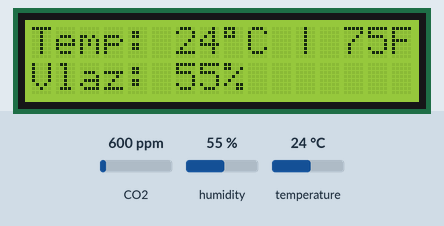
A sketch run on a simulated Arduino Uno, built with avr-gcc and run on an emulated ATmega328P. Shown: 16×2 character LCD. The inputs (shaded band) are chosen by the test bench; at power-on: humidity 55 %, temperature 24 °C, CO2 600 ppm. What the sketch prints to the serial monitor is not drawn.

Above: at 1.7 s.
1.8 s: humidity set to 22 %
At 7.5 s:
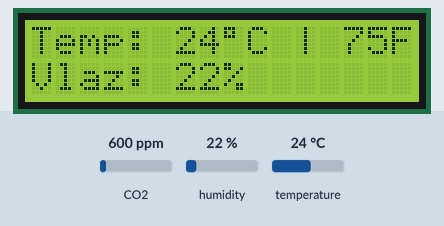
12.7 s: temperature set to 12 °C
At 17.1 s:
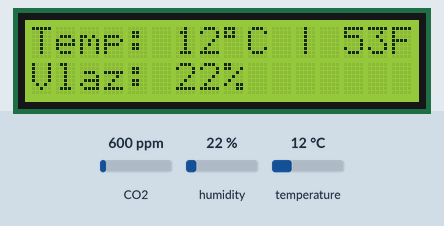
19.8 s: humidity set to 40 %
At 21.9 s:
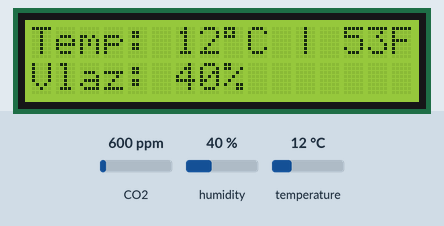
25.8 s: temperature set to 19 °C
At 32.8 s:
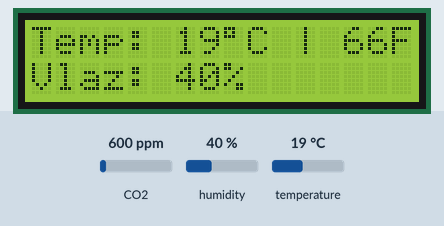
Timing chart, 0 to 34.3 s (numbered marks = the images above; inputs shaded):
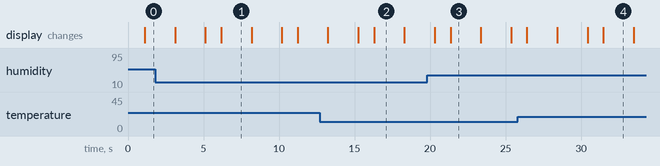

The sketch:

ATMega2560Code.ino
```cpp
#include <SoftwareSerial.h>
#include "DHT.h"
#include <LiquidCrystal.h>
#include <ArduinoJson.h>
#include "MQ135.h"
SoftwareSerial ArduinoMega(6,7);
//komunikacije
#define dhtpin 5
#define dhttip DHT11
MQ135 analogniulaz(A1);
LiquidCrystal displej(8,9,10,11,12,13);
DHT dht(dhtpin,dhttip);
void setup() {

Serial.begin(115200);
ArduinoMega.begin(115200);

dht.begin();

displej.begin(16,2);
displej.clear();
}

StaticJsonBuffer<1000> jsonBuffer;JsonObject& root=jsonBuffer.createObject();
void loop() {

float otpor=analogniulaz.getResistance();
float co=analogniulaz.getCO(otpor);
float co2=analogniulaz.getCO2(otpor);
float nh4=analogniulaz.getNH4(otpor);
//mjerenje temperature i vlažnosti
int t=dht.readTemperature();
int h=dht.readHumidity();
int f=dht.readTemperature(true);

if (isnan(t) ||isnan(f) || isnan(h)) {
Serial.println("Nema ocitavanja sa dht11 senzora!!!");
return;
}

root ["temp"]=t;
root ["tempf"]=f;
root ["vlaz"]=h;
root ["co"]=co;
root ["co2"]=co2;
root ["nh4"]=nh4;

Serial.println("-----------------------");
Serial.print("Temperatura (°C): ");
Serial.print(t);
Serial.println(" °C");
Serial.print("Temperatura (F): ");
Serial.print(f);Serial.println(" F");
Serial.print("Vlaznost (%): ");
Serial.print(h);
Serial.println(" %");
Serial.print("CO level (ppm): ");
Serial.print(co,2);
Serial.println(" ppm");
Serial.print("CO2 level (ppm): ");
Serial.print(co2,2);
Serial.println(" ppm");
Serial.print("NH4 level (ppm): ");
Serial.print(nh4,2);
Serial.println(" ppm");
Serial.println("-----------------------");
delay(1000);
root.printTo(ArduinoMega);

displej.clear();
displej.setCursor(0,0);
displej.print("Temp: ");
displej.print(t);
displej.print("\337C ");
displej.print("| ");
displej.print(f);
displej.print("F");
displej.setCursor(0,1);
displej.print("Vlaz: ");
displej.print(h);
displej.print("%");
delay(2000);
displej.clear();displej.setCursor(0,0);
displej.print("CO : ");
displej.print(co);
displej.print("ppm");
displej.setCursor(0,1);
displej.print("CO2: ");
displej.print(co2);
displej.print("ppm");
delay(2000);
displej.clear();
displej.setCursor(0,0);
displej.print("NH4: ");
displej.print(nh4);
displej.print("ppm");
}
```

Measured:
- what the display in image 1 shows lasts 2.0 s, from 6.2 s to 8.2 s
